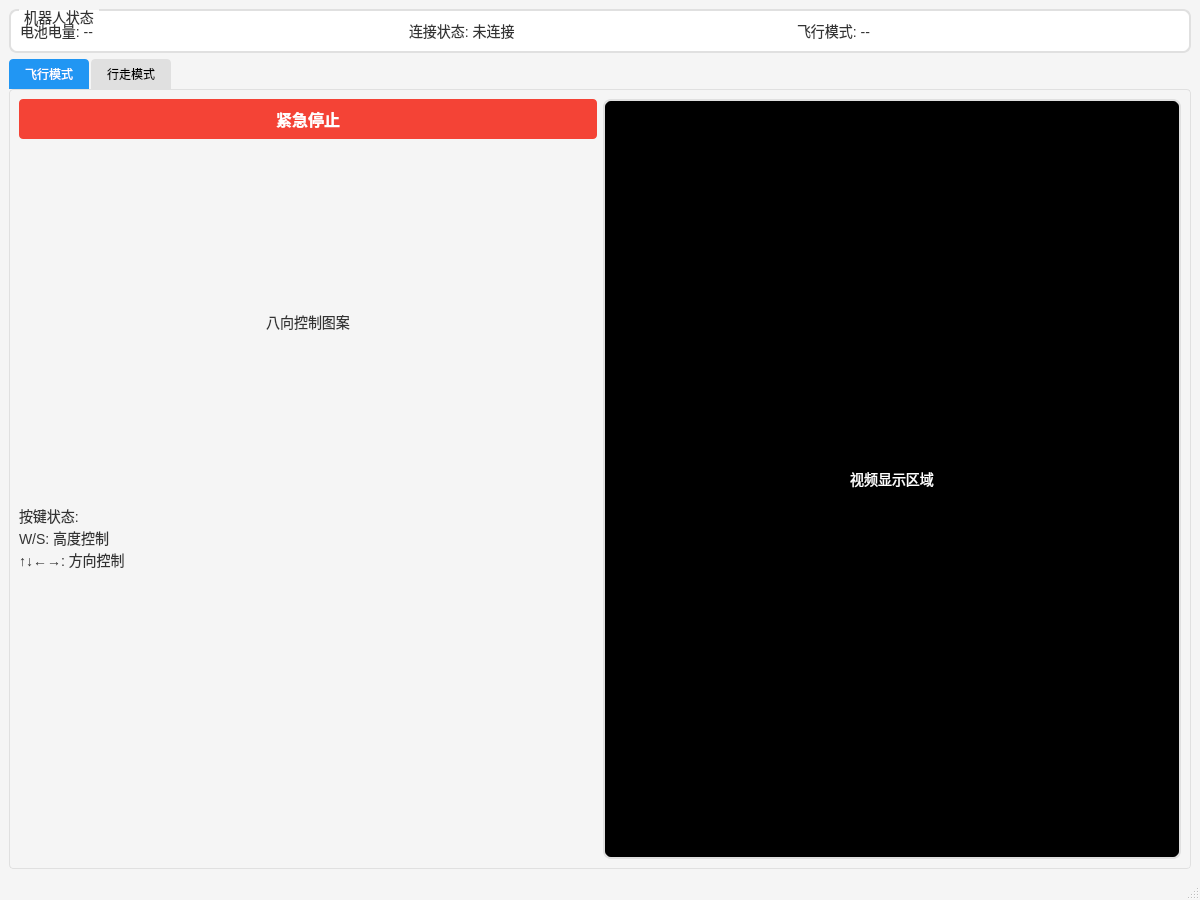
<?xml version="1.0" encoding="UTF-8"?>
<ui version="4.0">
 <class>MainWindow</class>
 <widget class="QMainWindow" name="MainWindow">
  <property name="geometry">
   <rect>
    <x>0</x>    <y>0</y>
    <width>1200</width>
    <height>900</height>
   </rect>
  </property>
  <property name="windowTitle">
   <string>Robot Controller</string>
  </property>
  <property name="styleSheet">
   <string>
    QMainWindow { background-color: #f5f5f5; }
    QGroupBox {
     border: 2px solid #e0e0e0;
     border-radius: 8px;
     margin-top: 1ex;
     font-size: 14px;
     background-color: white;
    }
    QGroupBox::title {
     color: #333333;
     subcontrol-origin: margin;
     left: 10px;
     padding: 0 3px 0 3px;
    }
    QPushButton {
     background-color: #2196F3;
     color: white;
     border: none;
     border-radius: 4px;
     padding: 8px 16px;
     font-size: 14px;
    }
    QPushButton:hover { background-color: #1976D2; }
    QPushButton:pressed { background-color: #0D47A1; }
    #flightEmergencyButton, #walkEmergencyButton {
     background-color: #f44336;
     font-weight: bold;
     font-size: 16px;
    }
    #flightEmergencyButton:hover, #walkEmergencyButton:hover { background-color: #d32f2f; }
    QLabel {
     color: #333333;
     font-size: 14px;
    }
    QTabWidget::pane {
     border: 1px solid #e0e0e0;
     border-radius: 4px;
    }
    QTabBar::tab {
     background-color: #e0e0e0;
     padding: 8px 16px;
     margin-right: 2px;
     border-top-left-radius: 4px;
     border-top-right-radius: 4px;
    }
    QTabBar::tab:selected {
     background-color: #2196F3;
     color: white;
    }
    #keyStatusLabel {
     font-family: monospace;
     font-size: 14px;
     padding: 10px;
     background-color: #f8f9fa;
     border: 1px solid #e0e0e0;
     border-radius: 4px;
    }
    #directionIndicator {
     border: 2px solid #e0e0e0;
     border-radius: 8px;
     background-color: #f8f9fa;
     padding: 10px;
     min-width: 200px;
     min-height: 200px;
    }
    #videoDisplay, #flightVideoDisplay, #walkVideoDisplay {
     border: 2px solid #e0e0e0;
     border-radius: 8px;
     background-color: #000000;
     color: #ffffff;
     min-height: 300px;
    }
   </string>
  </property>
  <widget class="QWidget" name="centralwidget">
   <layout class="QVBoxLayout" name="verticalLayout">
    <item>
     <widget class="QGroupBox" name="statusGroup">
      <property name="title">
       <string>机器人状态</string>
      </property>
      <property name="minimumHeight">
       <number>100</number>
      </property>
      <layout class="QHBoxLayout" name="statusLayout">
       <item>
        <widget class="QLabel" name="batteryLabel">
         <property name="text">
          <string>电池电量: --</string>
         </property>
        </widget>
       </item>
       <item>
        <widget class="QLabel" name="connectionLabel">
         <property name="text">
          <string>连接状态: 未连接</string>
         </property>
        </widget>
       </item>
       <item>
        <widget class="QLabel" name="flightModeLabel">
         <property name="text">
          <string>飞行模式: --</string>
         </property>
        </widget>
       </item>
      </layout>
     </widget>
    </item>
    <item>
     <widget class="QTabWidget" name="controlTabWidget">
      <property name="currentIndex">
       <number>0</number>
      </property>
      <widget class="QWidget" name="flightTab">
       <attribute name="title">
        <string>飞行模式</string>
       </attribute>
       <layout class="QHBoxLayout" name="flightLayout">
        <item>
         <layout class="QVBoxLayout" name="flightControlLayout">
          <item>
           <widget class="QPushButton" name="flightEmergencyButton">
            <property name="text">
             <string>紧急停止</string>
            </property>
           </widget>
          </item>
          <item>
           <widget class="QLabel" name="flightDirectionIndicator">
            <property name="objectName">
             <string>directionIndicator</string>
            </property>
            <property name="minimumSize">
             <size>
              <width>200</width>
              <height>200</height>
             </size>
            </property>
            <property name="text">
             <string>八向控制图案</string>
            </property>
            <property name="alignment">
             <set>Qt::AlignCenter</set>
            </property>
           </widget>
          </item>
          <item>
           <widget class="QLabel" name="flightKeyStatusLabel">
            <property name="objectName">
             <string>keyStatusLabel</string>
            </property>
            <property name="text">
             <string>按键状态:
W/S: 高度控制
↑↓←→: 方向控制</string>
            </property>
            <property name="alignment">
             <set>Qt::AlignLeft|Qt::AlignTop</set>
            </property>
            <property name="minimumHeight">
             <number>100</number>
            </property>
           </widget>
          </item>
         </layout>
        </item>
        <item>
         <widget class="QLabel" name="flightVideoDisplay">
          <property name="objectName">
           <string>videoDisplay</string>
          </property>
          <property name="text">
           <string>视频显示区域</string>
          </property>
          <property name="alignment">
           <set>Qt::AlignCenter</set>
          </property>
         </widget>
        </item>
       </layout>
      </widget>
      <widget class="QWidget" name="walkTab">
       <attribute name="title">
        <string>行走模式</string>
       </attribute>
       <layout class="QHBoxLayout" name="walkLayout">
        <item>
         <layout class="QVBoxLayout" name="walkControlLayout">
          <item>
           <widget class="QPushButton" name="walkEmergencyButton">
            <property name="text">
             <string>紧急停止</string>
            </property>
           </widget>
          </item>
          <item>
           <widget class="QLabel" name="walkDirectionIndicator">
            <property name="objectName">
             <string>directionIndicator</string>
            </property>
            <property name="minimumSize">
             <size>
              <width>200</width>
              <height>200</height>
             </size>
            </property>
            <property name="text">
             <string>八向控制图案</string>
            </property>
            <property name="alignment">
             <set>Qt::AlignCenter</set>
            </property>
           </widget>
          </item>
          <item>
           <widget class="QLabel" name="walkKeyStatusLabel">
            <property name="objectName">
             <string>keyStatusLabel</string>
            </property>
            <property name="text">
             <string>按键状态:
↑↓←→: 移动方向控制</string>
            </property>
            <property name="alignment">
             <set>Qt::AlignLeft|Qt::AlignTop</set>
            </property>
            <property name="minimumHeight">
             <number>100</number>
            </property>
           </widget>
          </item>
         </layout>
        </item>
        <item>
         <widget class="QLabel" name="walkVideoDisplay">
          <property name="objectName">
           <string>videoDisplay</string>
          </property>
          <property name="text">
           <string>视频显示区域</string>
          </property>
          <property name="alignment">
           <set>Qt::AlignCenter</set>
          </property>
         </widget>
        </item>
       </layout>
      </widget>
     </widget>
    </item>
   </layout>
  </widget>
  <widget class="QStatusBar" name="statusbar"/>
 </widget>
</ui>
